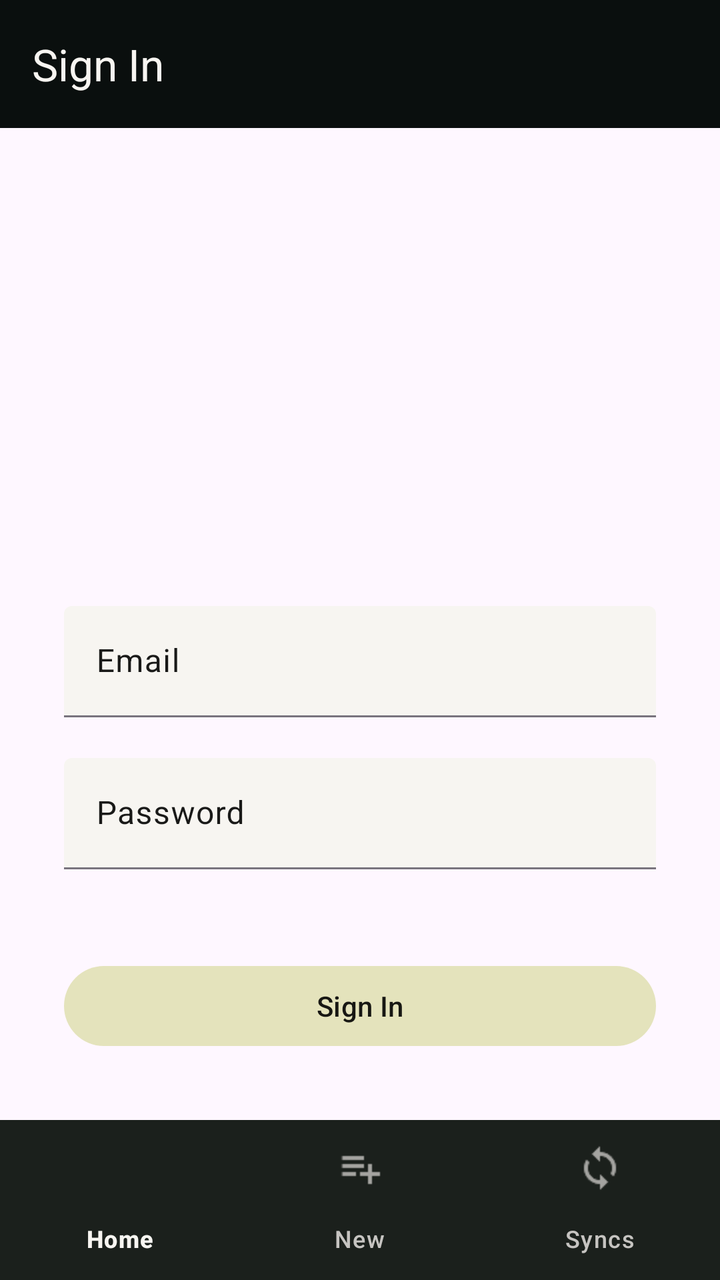
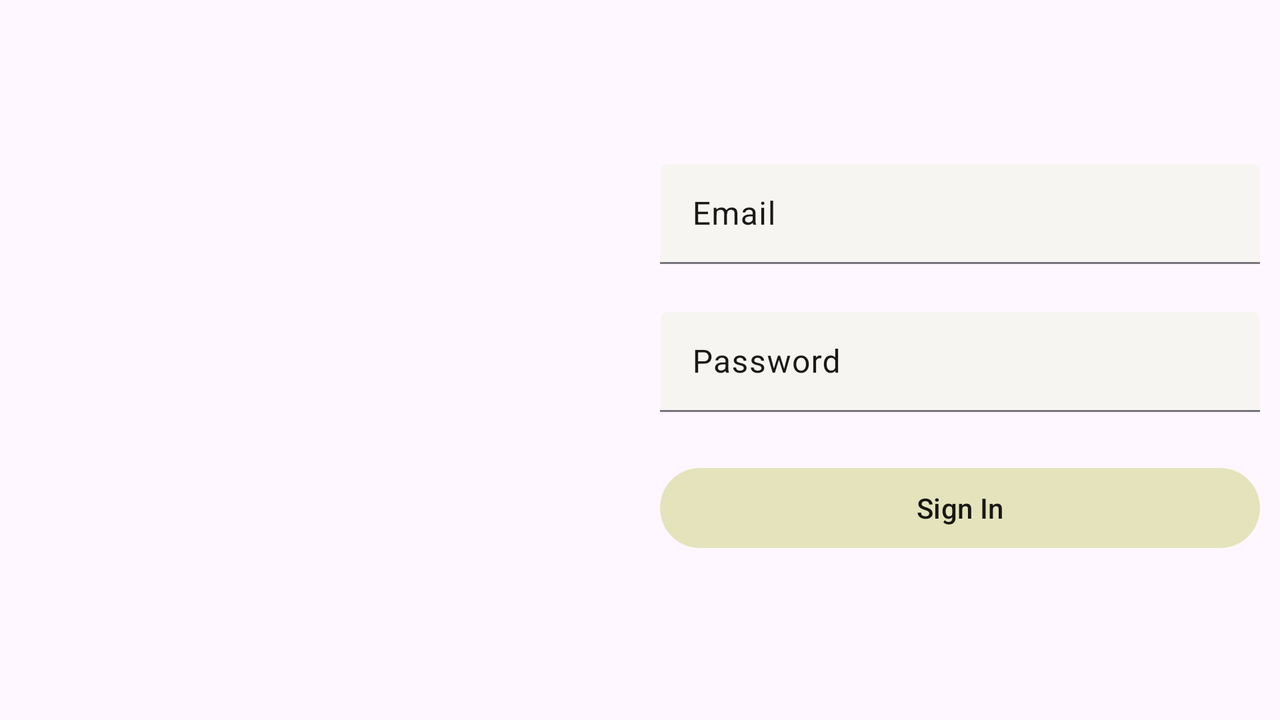

One screen, two layout resources from the same app: the default and the repository's alternative for another configuration. Each is rendered where Android would select it; the XML of both is given below.
<!-- AndroidManifest.xml: application theme Theme.Grizzly -->
<!-- res/layout/fragment_account_sign_in.xml -->
<?xml version="1.0" encoding="utf-8"?>
<androidx.coordinatorlayout.widget.CoordinatorLayout xmlns:android="http://schemas.android.com/apk/res/android"
    xmlns:app="http://schemas.android.com/apk/res-auto"
    xmlns:tools="http://schemas.android.com/tools"
    android:id="@+id/sign_in_fragment"
    android:layout_width="match_parent"
    android:layout_height="match_parent">

    <include layout="@layout/component_sign_in_toolbar"/>


    <RelativeLayout
        android:layout_width="match_parent"
        android:layout_height="match_parent">

        <LinearLayout
            android:layout_above="@id/bottom_nav_view"
            app:layout_behavior="@string/appbar_scrolling_view_behavior"
            android:gravity="center"
            android:orientation="vertical"
            android:layout_width="match_parent"
            android:layout_height="match_parent">

            <ImageView
                android:id="@+id/sign_in_account_icon"
                android:src="@drawable/youtube"
                android:layout_marginTop="100dp"
                android:scaleType="fitXY"
                android:layout_width="70dp"
                android:layout_height="70dp"/>

            <com.google.android.material.textfield.TextInputLayout
                android:hint="Email"
                android:id="@+id/sign_in_email_text_field"
                app:errorEnabled="true"
                android:layout_marginTop="100dp"
                android:layout_marginHorizontal="32dp"
                android:layout_width="match_parent"
                android:layout_height="wrap_content">
                <com.google.android.material.textfield.TextInputEditText
                    android:layout_width="match_parent"
                    android:layout_height="wrap_content"
                    />
            </com.google.android.material.textfield.TextInputLayout>

            <com.google.android.material.textfield.TextInputLayout
                android:hint="Password"
                app:errorEnabled="true"
                android:id="@+id/sign_in_password_text_field"
                android:layout_marginHorizontal="32dp"
                android:layout_width="match_parent"
                android:layout_height="wrap_content">
                <com.google.android.material.textfield.TextInputEditText
                    android:layout_width="match_parent"
                    android:layout_height="wrap_content"
                    />
            </com.google.android.material.textfield.TextInputLayout>

            <com.google.android.material.button.MaterialButton
                android:id="@+id/sign_in_button"
                android:text="Sign In"
                android:layout_width="match_parent"
                android:layout_height="wrap_content"
                android:layout_marginHorizontal="32dp"
                android:layout_marginTop="24dp"/>
        </LinearLayout>
        <include layout="@layout/component_bottom_nav_view"
            android:id="@+id/bottom_nav_view"/>
    </RelativeLayout>



</androidx.coordinatorlayout.widget.CoordinatorLayout>
<!-- res/layout/component_sign_in_toolbar.xml (included above) -->
<?xml version="1.0" encoding="utf-8"?>
<com.google.android.material.appbar.AppBarLayout xmlns:android="http://schemas.android.com/apk/res/android"
    xmlns:app="http://schemas.android.com/apk/res-auto"
    android:id="@+id/toolbar_sign_in"
    android:layout_width="match_parent"
    android:layout_height="wrap_content"
    android:fitsSystemWindows="true"
    app:liftOnScroll="true">

    <com.google.android.material.appbar.MaterialToolbar
        android:layout_width="match_parent"
        android:layout_height="wrap_content"
        android:minHeight="?attr/actionBarSize"
        app:title="Sign In"/>
</com.google.android.material.appbar.AppBarLayout>
<!-- res/layout/component_bottom_nav_view.xml (included above) -->
<?xml version="1.0" encoding="utf-8"?>
<com.google.android.material.bottomnavigation.BottomNavigationView xmlns:android="http://schemas.android.com/apk/res/android"
    android:layout_width="match_parent"
    android:layout_height="wrap_content"
    android:id="@+id/bottom_nav_view"
    android:layout_alignParentBottom="true"
    xmlns:app="http://schemas.android.com/apk/res-auto"
    app:menu="@menu/bottom_navigation_menu" />
<!-- resources referenced by this layout -->
<resources>
  <style name="Theme.Grizzly" parent="Base.Theme.Grizzly" />
  <color name="viridian_18">#0a0f0e</color>
  <color name="shell_10">#f7f5f1</color>
  <color name="honeydew_10">#e4e3bc</color>
  <color name="shell_12">#c6c4c1</color>
  <color name="honeydew_19">#171713</color>
  <color name="viridian_5">#9aa4a2</color>
  <style name="Widget.App.BottomNavigationView" parent="Widget.Material3.BottomNavigationView">
          <item name="materialThemeOverlay">@style/ThemeOverlay.App.BottomNavigationView</item>
      </style>
  <style name="Widget.App.Toolbar" parent="Widget.Material3.Toolbar">
          <item name="materialThemeOverlay">@style/ThemeOverlay.App.Toolbar</item>
      </style>
  <style name="Widget.App.ExtendedFloatingActionButton" parent="Widget.Material3.ExtendedFloatingActionButton.Icon.Primary">
          <item name="materialThemeOverlay">@style/ThemeOverlay.App.FloatingActionButton</item>
      </style>
  <style name="Widget.App.FloatingActionButton" parent="Widget.Material3.FloatingActionButton.Primary">
          <item name="materialThemeOverlay">@style/ThemeOverlay.App.FloatingActionButton</item>
      </style>
  <style name="Widget.App.CardView" parent="Widget.Material3.CardView.Elevated">
          <item name="materialThemeOverlay">@style/ThemeOverlay.App.Card</item>
          <item name="shapeAppearance">@style/ShapeAppearance.App.Corner.Medium</item>
      </style>
  <style name="loadingIndicator" parent="Widget.Material3.LoadingIndicator">
          <item name="indicatorColor">@color/sky_10</item>
          <item name="colorPrimary">@color/sky_10</item>
      </style>
  <style name="ThemeOverlay.App.Toolbar" parent="">
          <item name="colorSurface">@color/viridian_18</item>
          <item name="colorOnSurface">@color/shell_10</item>
          <item name="titleTextColor">@color/shell_10</item>
      </style>
  <style name="ThemeOverlay.App.FloatingActionButton" parent="">
          <item name="colorContainer">@color/honeydew_10</item>
          <item name="colorOnContainer">@color/honeydew_19</item>
      </style>
  <style name="ThemeOverlay.App.Card" parent="">
          <item name="colorSecondary">@color/viridian_10</item>
          <item name="colorSurfaceContainer">@color/viridian_10</item>
          <item name="colorOnSurfaceVariant">@color/viridian_10</item>
      </style>
  <style name="ShapeAppearance.App.Corner.Medium" parent="ShapeAppearance.Material3.Corner.Medium">
          <item name="cornerFamily">cut</item>
          <item name="cornerSize">8dp</item>
      </style>
  <color name="viridian_10">#344945</color>
  <color name="viridian_9">#485b58</color>
  <color name="viridian_8">#5d6d6a</color>
  <style name="MaterialAlertDialog.App" parent="MaterialAlertDialog.Material3">
          <item name="shapeAppearance">@style/ShapeAppearance.App.MediumComponent</item>
          <item name="shapeAppearanceOverlay">@null</item>
      </style>
  <style name="MaterialAlertDialog.App.Title.Text" parent="MaterialAlertDialog.Material3.Title.Text">
          <item name="android:textColor">@color/shell_10</item>
      </style>
  <style name="Widget.App.Button" parent="Widget.Material3.Button.TextButton.Dialog">
          <item name="android:textColor">@color/shell_10</item>
      </style>
  <style name="ShapeAppearance.App.Corner.ExtraSmall" parent="ShapeAppearance.Material3.Corner.ExtraSmall">
          <item name="cornerFamily">rounded</item>
          <item name="cornerSize">4dp</item>
      </style>
  <color name="sky_10">#d5e3e8</color>
  <style name="ShapeAppearance.App.MediumComponent" parent="ShapeAppearance.Material3.MediumComponent">
          <item name="cornerFamily">rounded</item>
          <item name="cornerSize">8dp</item>
      </style>
  <color name="shell_19">#191918</color>
  <style name="TextAppearance.App.TitleMedium" parent="TextAppearance.Material3.TitleMedium">
  
  
      </style>
  <style name="TextAppearance.App.BodySmall" parent="TextAppearance.Material3.BodySmall">
  
  
      </style>
  <!-- some entries are left out for length -->
</resources>
<!-- res/layout-land/fragment_account_sign_in.xml (the repository's variant of the layout above) -->
<!-- drawn on the phone turned sideways -->
<?xml version="1.0" encoding="utf-8"?>
<androidx.coordinatorlayout.widget.CoordinatorLayout xmlns:android="http://schemas.android.com/apk/res/android"
    xmlns:app="http://schemas.android.com/apk/res-auto"
    xmlns:tools="http://schemas.android.com/tools"
    android:id="@+id/sign_in_fragment"
    android:layout_width="match_parent"
    android:layout_height="match_parent">



    
        
        <LinearLayout
            app:layout_behavior="@string/appbar_scrolling_view_behavior"
            android:orientation="horizontal"
            android:layout_width="match_parent"
            android:layout_height="match_parent">
            <FrameLayout
                android:layout_weight="1"
                android:layout_width="0dp"
                android:layout_height="match_parent">
                <ImageView
                    android:layout_gravity="center"
                    android:id="@+id/sign_in_account_icon"
                    android:src="@drawable/youtube"
                    android:scaleType="fitXY"
                    android:layout_width="70dp"
                    android:layout_height="70dp"/>

            </FrameLayout>



            <LinearLayout
                android:gravity="center"
                android:layout_weight="1"
                android:layout_width="0dp"
                android:layout_height="match_parent"
                android:orientation="vertical">

                <com.google.android.material.textfield.TextInputLayout
                    android:hint="Email"
                    android:id="@+id/sign_in_email_text_field"
                    app:errorEnabled="true"
                    android:layout_marginHorizontal="16dp"
                    android:layout_width="300dp"
                    android:layout_height="50dp">
                    <com.google.android.material.textfield.TextInputEditText
                        android:layout_width="match_parent"
                        android:layout_height="wrap_content"
                        />
                </com.google.android.material.textfield.TextInputLayout>

                <com.google.android.material.textfield.TextInputLayout
                    android:hint="Password"
                    app:errorEnabled="true"
                    android:id="@+id/sign_in_password_text_field"
                    android:layout_marginTop="24dp"
                    android:layout_marginHorizontal="16dp"
                    android:layout_width="300dp"
                    android:layout_height="50dp">
                    <com.google.android.material.textfield.TextInputEditText
                        android:layout_width="match_parent"
                        android:layout_height="wrap_content"
                        />
                </com.google.android.material.textfield.TextInputLayout>

                <com.google.android.material.button.MaterialButton
                    android:id="@+id/sign_in_button"
                    android:text="Sign In"
                    android:layout_width="300dp"
                    android:layout_height="wrap_content"
                    android:layout_marginHorizontal="16dp"
                    android:layout_marginTop="24dp"/>

            </LinearLayout>
            

            

        </LinearLayout>

   


</androidx.coordinatorlayout.widget.CoordinatorLayout>
